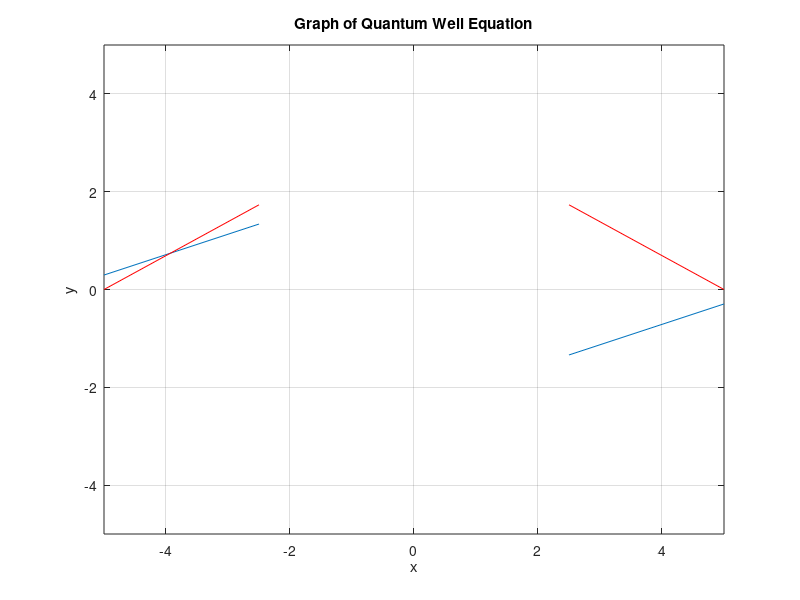

Source code (MATLAB): (Note: this script raises an error after producing the figure.)
%Task 1
%Names: Ojas Goyal, Kyle Tsuyemura, Aaron Yang; Section A02
%Program: Solves an equation used in Quantum Mechanics and
%Electromagnetics. The equation is cot(x) = sqrt((xo^2/x^2) - 1).
%We are trying to find solutions for x when the equation is true.
while true
    %Task 2: ask user value for N which divides the variable x into N
    %points
    N = input('Enter a discretization of x-variable (N): ');
    if isempty(N) %Task 4: sets default parameters
        N = 1000;
    end
    %Task 3: ask user for xo
    xo = input('Enter a value for xo: ');
    if isempty(xo) %Task 4: sets default parameters
        xo = 20;
    end
    %Task 3: ask user for number of solutions
    solutions = input('Enter number of solutions: ');
    if isempty(solutions) %Task 4: sets default parameters
        solutions = 5;
    end
    if solutions > xo %Task 3: if # of solutions asked is greater than xo, set solutions to min. value
        disp('Error. Number of solutions > xo')
        solutions = xo;
    end
    %Task 5: Asks for precision
    precision = input('Enter the precision: ');
    x = linspace(-xo,xo,N); %divides x into N points
    %Task 6: Plot left and right side of the equation
    plot(x, cot(x)); axis([-xo xo -xo xo]); grid on; xlabel('x'); ylabel('y'); title('Graph of Quantum Well Equation')
    hold on
    plot(x, sqrt((xo^2./x.^2) - 1), 'r'); grid on;
    xlabel('x'); ylabel('y')
    %Task 7: Asks the user for the m-th interval
    m = input('Enter m-th interval: ');
    while m ~= 0 %continue the loop until the user enters 0
        x = linspace(-xo,xo,abs(2*xo/pi)); %makes the intervals of pi from -xo to xo
        if abs(m) >= abs(2*xo/pi) %checks if the input for m is within the correct range
            disp('Error, value of m is greater than possible')
            m = input('Enter m-th interval (Enter 0 to quit): ');
        end
        for k = x(abs(m)):precision:x(abs(m)+ 1) %using for loop to find solutions for the equation
            g = cot(k) - sqrt((xo^2/k^2) - 1);
            if abs(g)<=precision
                fprintf('The solution is %d in the %d-th interval \n', k, abs(m)) %displays the solution
            end
        end
        m = input('Enter m-th interval (Enter 0 to quit): ');
        if m == 0 %exit when the user enters 0
            break
        end
    end
    %Task 8: Continue the program until the user enters no
    answer = input('Do you want to find another solution (yes or no)?: ', 's');
    switch answer
        case ('yes')
            continue
        case ('no')
            disp('Alright, I am done then');
            break
        otherwise
            disp('Sorry, I do not understand')
            continue
    end
end